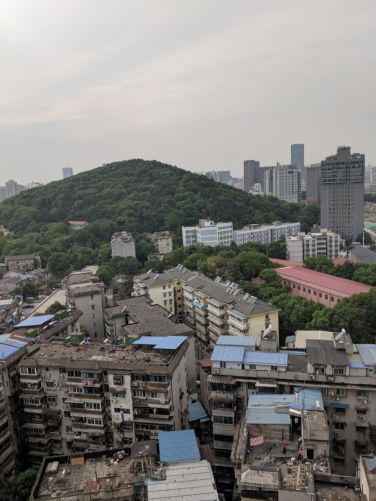
#> input picture 1.png, 376 x 501 px
$ python 'task 3.py'
#> lines starting #> are read from the running program, lines starting #| are printed output that depends on the picture; after the words box and inside, x2 and y2 are one past the last pixel; in counts of white or black regions, pixels touching at a corner belong together
import numpy as np
import cv2
import time
import imutils

# [46 lines left out: functions load_image, transform, extract_match, not called in this run]

def fun(imageA, imageB):
    class Stitcher:
        def __init__(self):
            # determine if we are using OpenCV v3.X
            self.isv3 = imutils.is_cv3()

        def stitch(self, images, ratio=0.75, reprojThresh=4.0, showMatches=False):
            # unpack the images, then detect keypoints and extract
            # local invariant descriptors from them

            (imageB, imageA) = images
            (kpsA, featuresA) = self.detectAndDescribe(imageA)
            (kpsB, featuresB) = self.detectAndDescribe(imageB)

            # match features between the two images
            M = self.matchKeypoints(kpsA, kpsB, featuresA, featuresB, ratio, reprojThresh)

            # if the match is None, then there aren't enough matched
            # keypoints to create a panorama
            if M is None:
                return None

            # otherwise, apply a perspective warp to stitch the images
            # together
            (matches, H, status) = M
            result = cv2.warpPerspective(imageA, H, (imageA.shape[1] + imageB.shape[1], imageA.shape[0]))
            result[0:imageB.shape[0], 0:imageB.shape[1]] = imageB

            # check to see if the keypoint matches should be visualized
            if showMatches:
                vis = self.drawMatches(imageA, imageB, kpsA, kpsB, matches,
                    status)
                # return a tuple of the stitched image and the
                # visualization
                return (result, vis)

            # return the stitched image
            return result

        #接收照片，检测关键点和提取局部不变特征
        #用到了高斯差分（Difference of Gaussian (DoG)）关键点检测，和SIFT特征提取
        #detectAndCompute方法用来处理提取关键点和特征
        #返回一系列的关键点
        def detectAndDescribe(self, image):
            # convert the image to grayscale
            gray = cv2.cvtColor(image, cv2.COLOR_BGR2GRAY)

            # check to see if we are using OpenCV 3.X
            if self.isv3:
                # detect and extract features from the image
                descriptor = cv2.xfeatures2d.SIFT_create()
                (kps, features) = descriptor.detectAndCompute(image, None)

            # otherwise, we are using OpenCV 2.4.X
            else:
                # detect keypoints in the image
                detector = cv2.FeatureDetector_create("SIFT")
                kps = detector.detect(gray)

                # extract features from the image
                extractor = cv2.DescriptorExtractor_create("SIFT")
                (kps, features) = extractor.compute(gray, kps)

            # convert the keypoints from KeyPoint objects to NumPy
            # arrays
            kps = np.float32([kp.pt for kp in kps])

            # return a tuple of keypoints and features
            return (kps, features)
        #matchKeypoints方法需要四个参数，第一张图片的关键点和特征向量，第二张图片的关键点特征向量。
        #David Lowe’s ratio测试变量和RANSAC重投影门限也应该被提供。
        def matchKeypoints(self, kpsA, kpsB, featuresA, featuresB,
            ratio, reprojThresh):
            # compute the raw matches and initialize the list of actual
            # matches
            matcher = cv2.DescriptorMatcher_create("BruteForce")
            rawMatches = matcher.knnMatch(featuresA, featuresB, 2)
            matches = []

            # loop over the raw matches
            for m in rawMatches:
                # ensure the distance is within a certain ratio of each
                # other (i.e. Lowe's ratio test)
                if len(m) == 2 and m[0].distance < m[1].distance * ratio:
                    matches.append((m[0].trainIdx, m[0].queryIdx))

            # computing a homography requires at least 4 matches
            if len(matches) > 4:
                # construct the two sets of points
                ptsA = np.float32([kpsA[i] for (_, i) in matches])
                ptsB = np.float32([kpsB[i] for (i, _) in matches])

                # compute the homography between the two sets of points
                (H, status) = cv2.findHomography(ptsA, ptsB, cv2.RANSAC,
                    reprojThresh)

                # return the matches along with the homograpy matrix
                # and status of each matched point
                return (matches, H, status)

            # otherwise, no homograpy could be computed
            return None
        #连线画出两幅图的匹配
        def drawMatches(self, imageA, imageB, kpsA, kpsB, matches, status):
            # initialize the output visualization image
            (hA, wA) = imageA.shape[:2]
            (hB, wB) = imageB.shape[:2]
            vis = np.zeros((max(hA, hB), wA + wB, 3), dtype="uint8")
            vis[0:hA, 0:wA] = imageA
            vis[0:hB, wA:] = imageB

            # loop over the matches
            for ((trainIdx, queryIdx), s) in zip(matches, status):
                # only process the match if the keypoint was successfully
                # matched
                if s == 1:
                    # draw the match
                    ptA = (int(kpsA[queryIdx][0]), int(kpsA[queryIdx][1]))
                    ptB = (int(kpsB[trainIdx][0]) + wA, int(kpsB[trainIdx][1]))
                    cv2.line(vis, ptA, ptB, (0, 255, 0), 1)

            # return the visualization
            return vis

    # load the two images and resize them to have a width of 400 pixels
    # (for faster processing)
    #imageA = cv2.imread('1.png')
    #imageB = cv2.imread('2.png')
    imageA = cv2.resize(imageA, (imageB.shape[0], imageB.shape[1]))
    # stitch the images together to create a panorama
    # showMatches=True 展示两幅图像特征的匹配,返回vis
    start = time.time()
    stitcher = Stitcher()
    (result, vis) = stitcher.stitch([imageA, imageB], showMatches=True)
    # show the images
    end = time.time()
    print('%.5f s' %(end-start))
    cv2.imshow('vis', vis)
    cv2.imshow('result', result)
    cv2.waitKey(0)

if __name__ == '__main__':
    img1 = cv2.imread('1.png')
#> img1 is the input picture: shape (501, 376, 3); mean B, G, R 122.2, 125.2, 126.9
    img2 = cv2.imread('2.png')
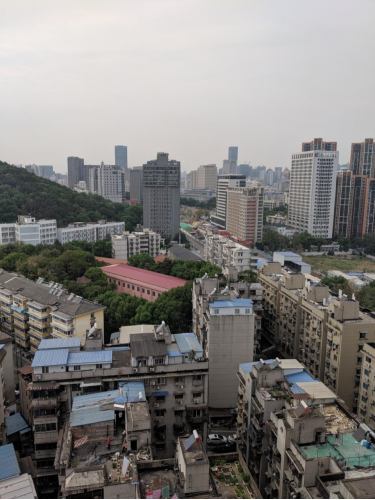
#> input picture 2.png, 375 x 500 px
#> img2 is the input picture: shape (500, 375, 3); mean B, G, R 124, 126.1, 128.5
    #extract_match(img1, img2)
    fun(img1, img2)
#> in detectAndDescribe, `gray = cv2.cvtColor(image, cv2.COLOR_BGR2GRAY)`:
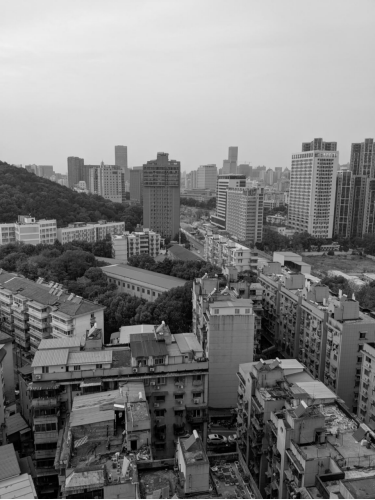
#> gray: shape (500, 375); min 0, max 255, mean 126.6
#> in detectAndDescribe, `kps = detector.detect(gray)`: kps = 2123 keypoints; strongest (x, y, size): (163, 322, 1.9), (195, 432, 2.6), (353, 298, 2.2), (115, 405, 2.1)
#> in detectAndDescribe, `kps = np.float32([kp.pt for kp in kps])`: kps = 2123 pairs, first value 2.49 to 372.2, second value 136.9 to 496.7
#> in stitch, `(kpsA, featuresA) = self.detectAndDescribe(imageA)`: kpsA has the same summary as kps in detectAndDescribe
#> in detectAndDescribe (call 2), `gray = cv2.cvtColor(image, cv2.COLOR_BGR2GRAY)`:
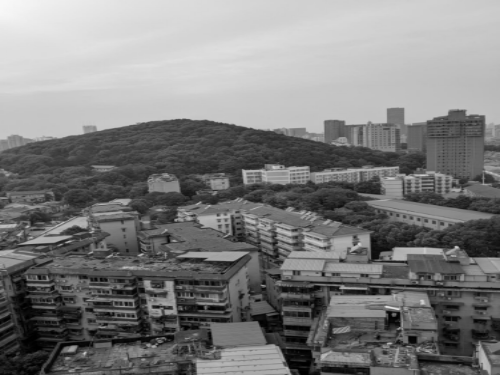
#> gray: shape (375, 500); min 0, max 248, mean 125.3
#> in detectAndDescribe (call 2), `kps = detector.detect(gray)`: kps = 1799 keypoints; strongest (x, y, size): (456, 247, 2.3), (400, 253, 9.9), (342, 287, 3.2), (157, 307, 2.6)
#> in detectAndDescribe (call 2), `kps = np.float32([kp.pt for kp in kps])`: kps = 1799 pairs, first value 2.42 to 496.2, second value 106.4 to 372
#> in stitch, `(kpsB, featuresB) = self.detectAndDescribe(imageB)`: kpsB has the same summary as kps in detectAndDescribe
#> in matchKeypoints, `rawMatches = matcher.knnMatch(featuresA, featuresB, 2)`: rawMatches = 2123 matches
#> after the loop in matchKeypoints, `for m in rawMatches:`: matches = 136 pairs, first value 343 to 1789, second value 13 to 1976
#> in matchKeypoints, `ptsA = np.float32([kpsA[i] for (_, i) in matches])`: ptsA = 136 pairs, first value 7.38 to 341.5, second value 144.1 to 472.8
#> in matchKeypoints, `ptsB = np.float32([kpsB[i] for (i, _) in matches])`: ptsB = 136 pairs, first value 102.7 to 490.1, second value 106.4 to 366
#> in matchKeypoints, `(H, status) = cv2.findHomography(ptsA, ptsB, cv2.RANSAC, reprojThresh)`: H = [[0.853, 0.00966, 244.1], [-0.184, 0.688, 17.18], [-0.00101, 3.16e-05, 1]]; status = 136 values, max 1 at index 0, min 0 at index 2, mean 0.897
#> in stitch, `result = cv2.warpPerspective(imageA, H, (imageA.shape[1] + imageB.shap..`:
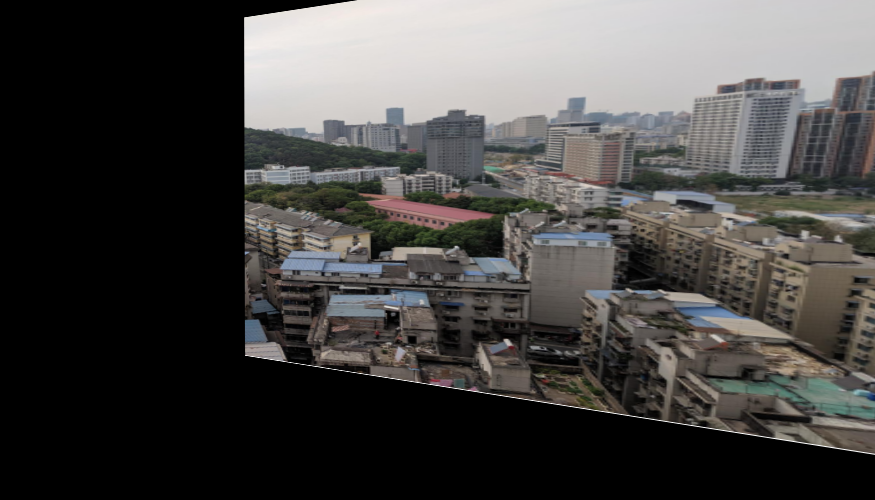
#> result: shape (500, 875, 3); mean B, G, R 68, 69.5, 71
#> in stitch, `result[0:imageB.shape[0], 0:imageB.shape[1]] = imageB`:
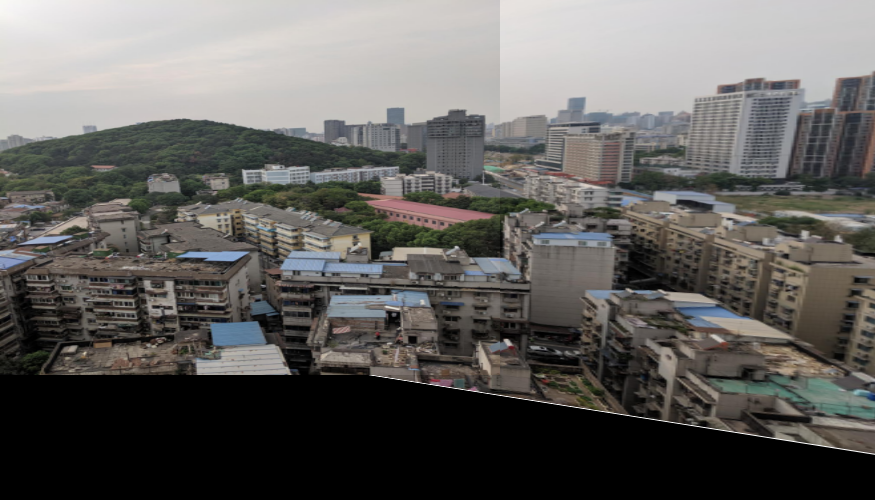
#> result: shape (500, 875, 3); mean B, G, R 93.9, 96.4, 98.1
#> in drawMatches, `vis[0:hB, wA:] = imageB`:
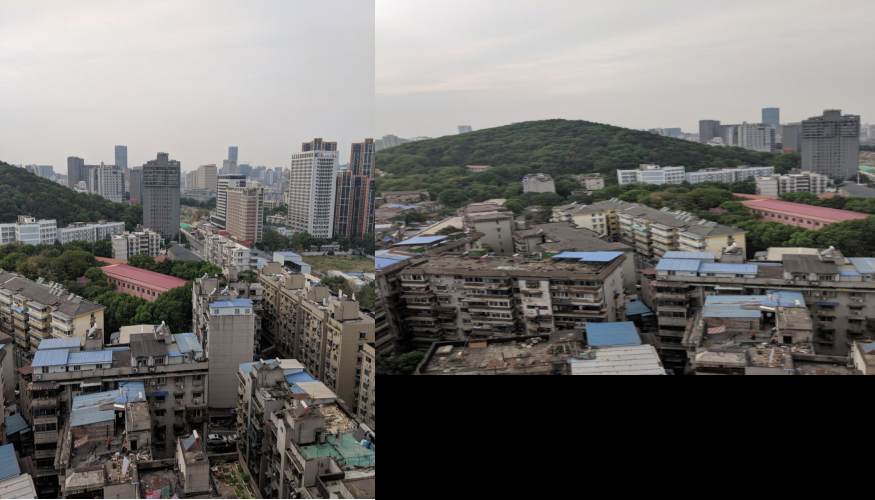
#> vis: shape (500, 875, 3); mean B, G, R 105.5, 107.7, 109.4
#> the loop in drawMatches, `for ((trainIdx, queryIdx), s) in zip(matches, status):` made 136 passes
#> (trainIdx, queryIdx, s, ptA, ptB) on passes 1, 2, 4, 5, 6, 7, 8, 9, 10, 11, 12, 13: (879, 13, [1], (7, 300), (628, 221)), (888, 26, [1], (9, 319), (629, 234)), (895, 40, [1], (12, 311), (633, 229)), (901, 49, [1], (13, 228), (634, 172)), (902, 50, [1], (13, 228), (634, 172)), (903, 52, [1], (13, 341), (634, 250)), (904, 53, [1], (13, 341), (634, 250)), (913, 61, [1], (15, 224), (636, 170)), (916, 66, [1], (16, 331), (637, 243)), (919, 67, [1], (16, 340), (638, 249)), (924, 71, [1], (17, 396), (638, 288)), (928, 74, [1], (18, 372), (639, 272))
#> (ptA, ptB) on passes 61 to 66: ((59, 181), (689, 138)), ((61, 430), (690, 318)), ((62, 410), (692, 306)), ((64, 336), (697, 250)), ((69, 466), (700, 345)), ((70, 290), (700, 217))
#> after the loop in drawMatches, `for ((trainIdx, queryIdx), s) in zip(matches, status):`:
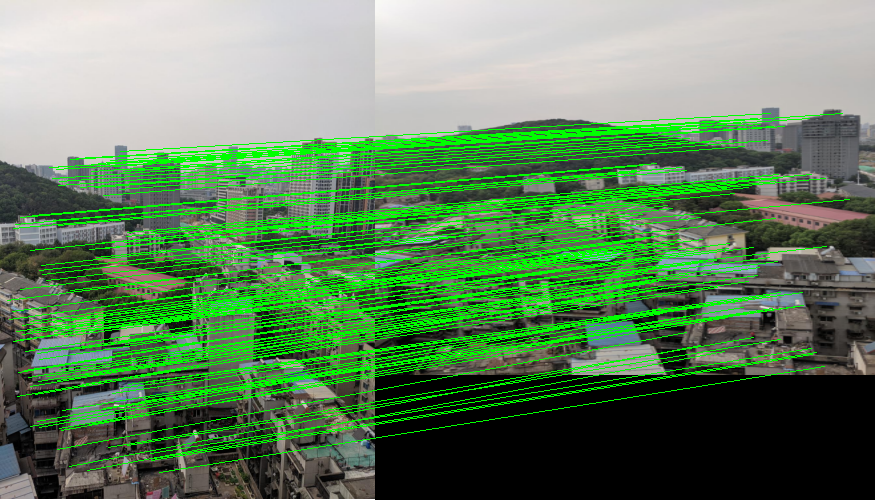
#> vis: shape (500, 875, 3); 13.91% of pixels changed, all inside (x1, y1, x2, y2) = (7, 113, 850, 473)
